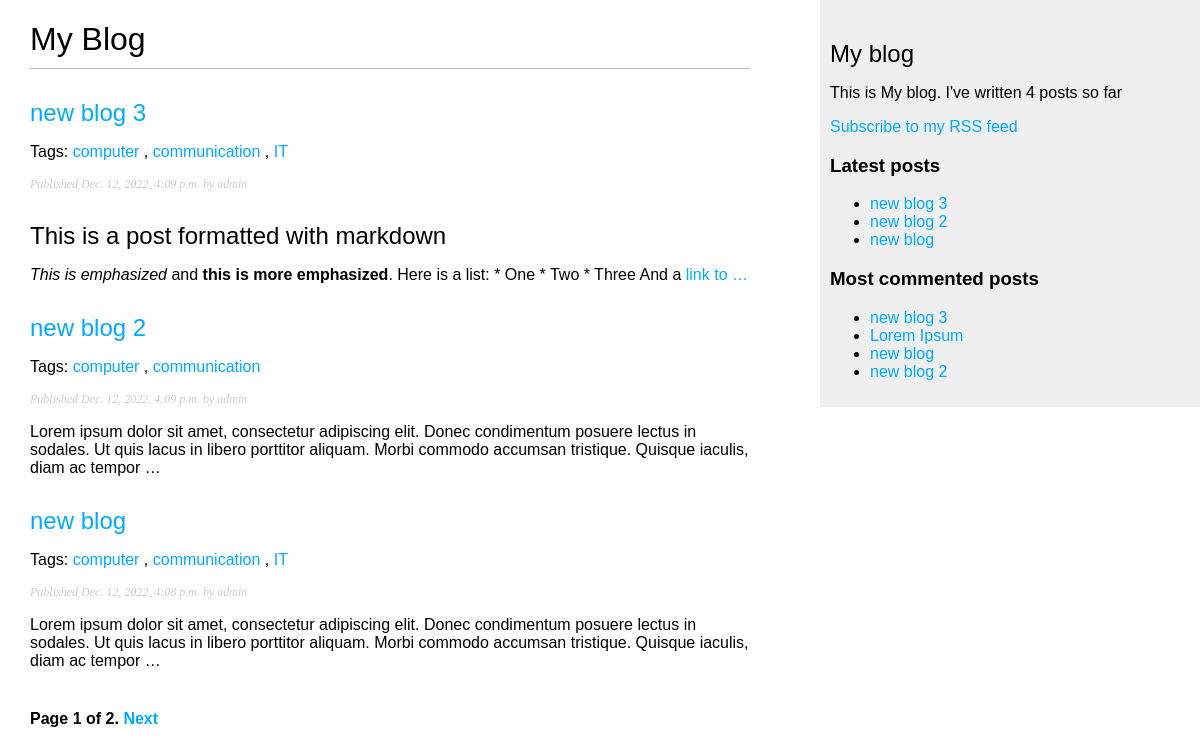
Screenshot of /blog/ with the database file from the repository.
### blog/models.py (models this page shows, shortened)
class Post(models.Model):
    class Status(models.TextChoices):
        DRAFT = 'DF', 'Draft'
        PUBLISHED = 'PB', 'Published'
    title = models.CharField(max_length=250)
    slug = models.SlugField(max_length=250, unique_for_date='publish')
    author = models.ForeignKey(User, on_delete=models.CASCADE, related_name="blog_posts")
    body = models.TextField()
    publish = models.DateTimeField(default=timezone.now)
    created = models.DateTimeField(auto_now_add=True)
    updated = models.DateTimeField(auto_now=True)
    status = models.CharField(max_length=2, choices=Status.choices, default=Status.DRAFT)
    objects = models.Manager()
    published = PublishedManager()
    tags = TaggableManager()
    class Meta:
        ordering = ['-publish']
        indexes = [
            models.Index(fields=['-publish']),
        ]
    def get_absolute_url(self):
        return reverse('blog:post_detail', args=[self.publish.year,
                                                self.publish.month,
                                                self.publish.day,
                                                self.slug])

### blog/views.py (the view)
# urls.py: path('', views.post_list, name='post_list'),
def post_list(request, tag_slug=None):
    post_list = Post.published.all()
    tag = None
    if tag_slug:
        tag = get_object_or_404(Tag, slug=tag_slug)
        post_list = post_list.filter(tags__in=[tag])
    paginator = Paginator(post_list, 3)
    page_number = request.GET.get('page', 1)
    try:
        posts = paginator.page(page_number)
    except PageNotAnInteger:
        posts = paginator.page(1)
    except EmptyPage:
        posts = paginator.page(paginator.num_pages)
    return render(request, 'blog/post/list.html',
                            {
                                'posts': posts,
                                'tag': tag
                            })

### blog/models.py (called while the page is built)
    def get_queryset(self):
        return super().get_queryset()\
                        .filter(status=Post.Status.PUBLISHED)

### blog/templatetags/blog_tags.py (called while the page is built)
@register.simple_tag
def total_posts():
    return Post.published.count()

@register.inclusion_tag('blog/post/latest_posts.html')
def show_latest_posts(count=5):
    latest_posts = Post.published.order_by('-publish')[:count]
    return {'latest_posts': latest_posts}

@register.simple_tag
def get_most_commented_posts(count=5):
    return Post.published.annotate(
        total_comments=Count('comments')
    ).order_by('-total_comments')[:count]

@register.filter(name='markdown')
def markdown_format(text):
    return mark_safe(markdown.markdown(text))

### blog/templates/blog/post/list.html (shortened to what this page needs)
{% extends "blog/base.html" %}
{% load blog_tags %}
{% block content %}
<h1>My Blog</h1>
{% for post in posts %}
<h2><a href="{{post.get_absolute_url}}">{{ post.title }}</a></h2>
<p class="tags">Tags:
    {% for tag in post.tags.all %}
    <a href="{% url 'blog:post_list_by_tag' tag.slug %}">{{ tag.name }}</a>
    {% if not forloop.last %}, {% endif %}
    {% endfor %}
</p>
<p class="date"> Published {{ post.publish }} by {{ post.author }}</p>
{{ post.body|markdown|truncatewords_html:30 }}
{% endfor %}
{% include 'blog/pagination.html' with page=posts %}
{% endblock %}

### blog/templates/blog/base.html (shortened to what this page needs)
{% load blog_tags %}
{% load static %}
<!DOCTYPE html>
<html lang="en">
<head>
    <link rel="stylesheet" href="{% static 'css/blog.css' %}">
</head>
<body>
    <div id="content">
        {% block content %}
        {% endblock %}
    </div>
    <div id="sidebar">
        <h2>My blog</h2>
        <p>This is My blog. I've written {% total_posts %} posts so far</p>
        <p>
            <a href="{% url 'blog:post_feed' %}">Subscribe to my RSS feed</a>
        </p>
        <h3>Latest posts</h3>
        {% show_latest_posts 3 %}
        <h3>Most commented posts</h3>
        {% get_most_commented_posts as most_commented_posts %}
        <ul>
            {% for post in most_commented_posts %}
            <li><a href="{{ post.get_absolute_url }}">{{ post.title }}</a></li>
            {% endfor %}
        </ul>
    </div>
</body>
</html>

### blog/templates/blog/post/latest_posts.html
<ul>
    {% for post in latest_posts %}
    <li>
        <a href="{{ post.get_absolute_url }}">{{ post.title }}</a>
    </li>
    {% endfor %}
</ul>

### blog/static/css/blog.css (style rules this page uses)
body { margin:0; padding:0; font-family:helvetica, sans-serif; }
a { color:#00abff; text-decoration:none; }
h1 { font-weight:normal; border-bottom:1px solid #bbb; padding:0 0 10px 0; }
h2 { font-weight:normal; margin:30px 0 0; }
#content { float:left; width:60%; padding:0 0 0 30px; }
#sidebar { float:right; width:30%; padding:10px; background:#efefef; height:100%; }
p.date { color:#ccc; font-family: georgia, serif; font-size: 12px; font-style: italic; }

### rows the page displays
Post: title "new blog 3", publish "Dec. 12, 2022, 4:09 p.m.", author "admin", body "This is a post formatted with markdown This is emphasized and this is more emphasized . Here is a list: * One * Two * Three And a link to …"
Tag: name "computer"
Tag: name "communication"
Tag: name "IT"
Post: title "new blog 2", publish "Dec. 12, 2022, 4:09 p.m.", author "admin", body "Lorem ipsum dolor sit amet, consectetur adipiscing elit. Donec condimentum posuere lectus in sodales. Ut quis lacus in libero porttitor aliquam. Morbi commodo accumsan tristique. Quisque iaculis, diam ac tempor …"
Post: title "new blog", publish "Dec. 12, 2022, 4:08 p.m.", author "admin", body "Lorem ipsum dolor sit amet, consectetur adipiscing elit. Donec condimentum posuere lectus in sodales. Ut quis lacus in libero porttitor aliquam. Morbi commodo accumsan tristique. Quisque iaculis, diam ac tempor …"
Post: title "Lorem Ipsum"

### other values shown
{{ page.number }} "1"
{{ page.paginator.num_pages }} "2"
